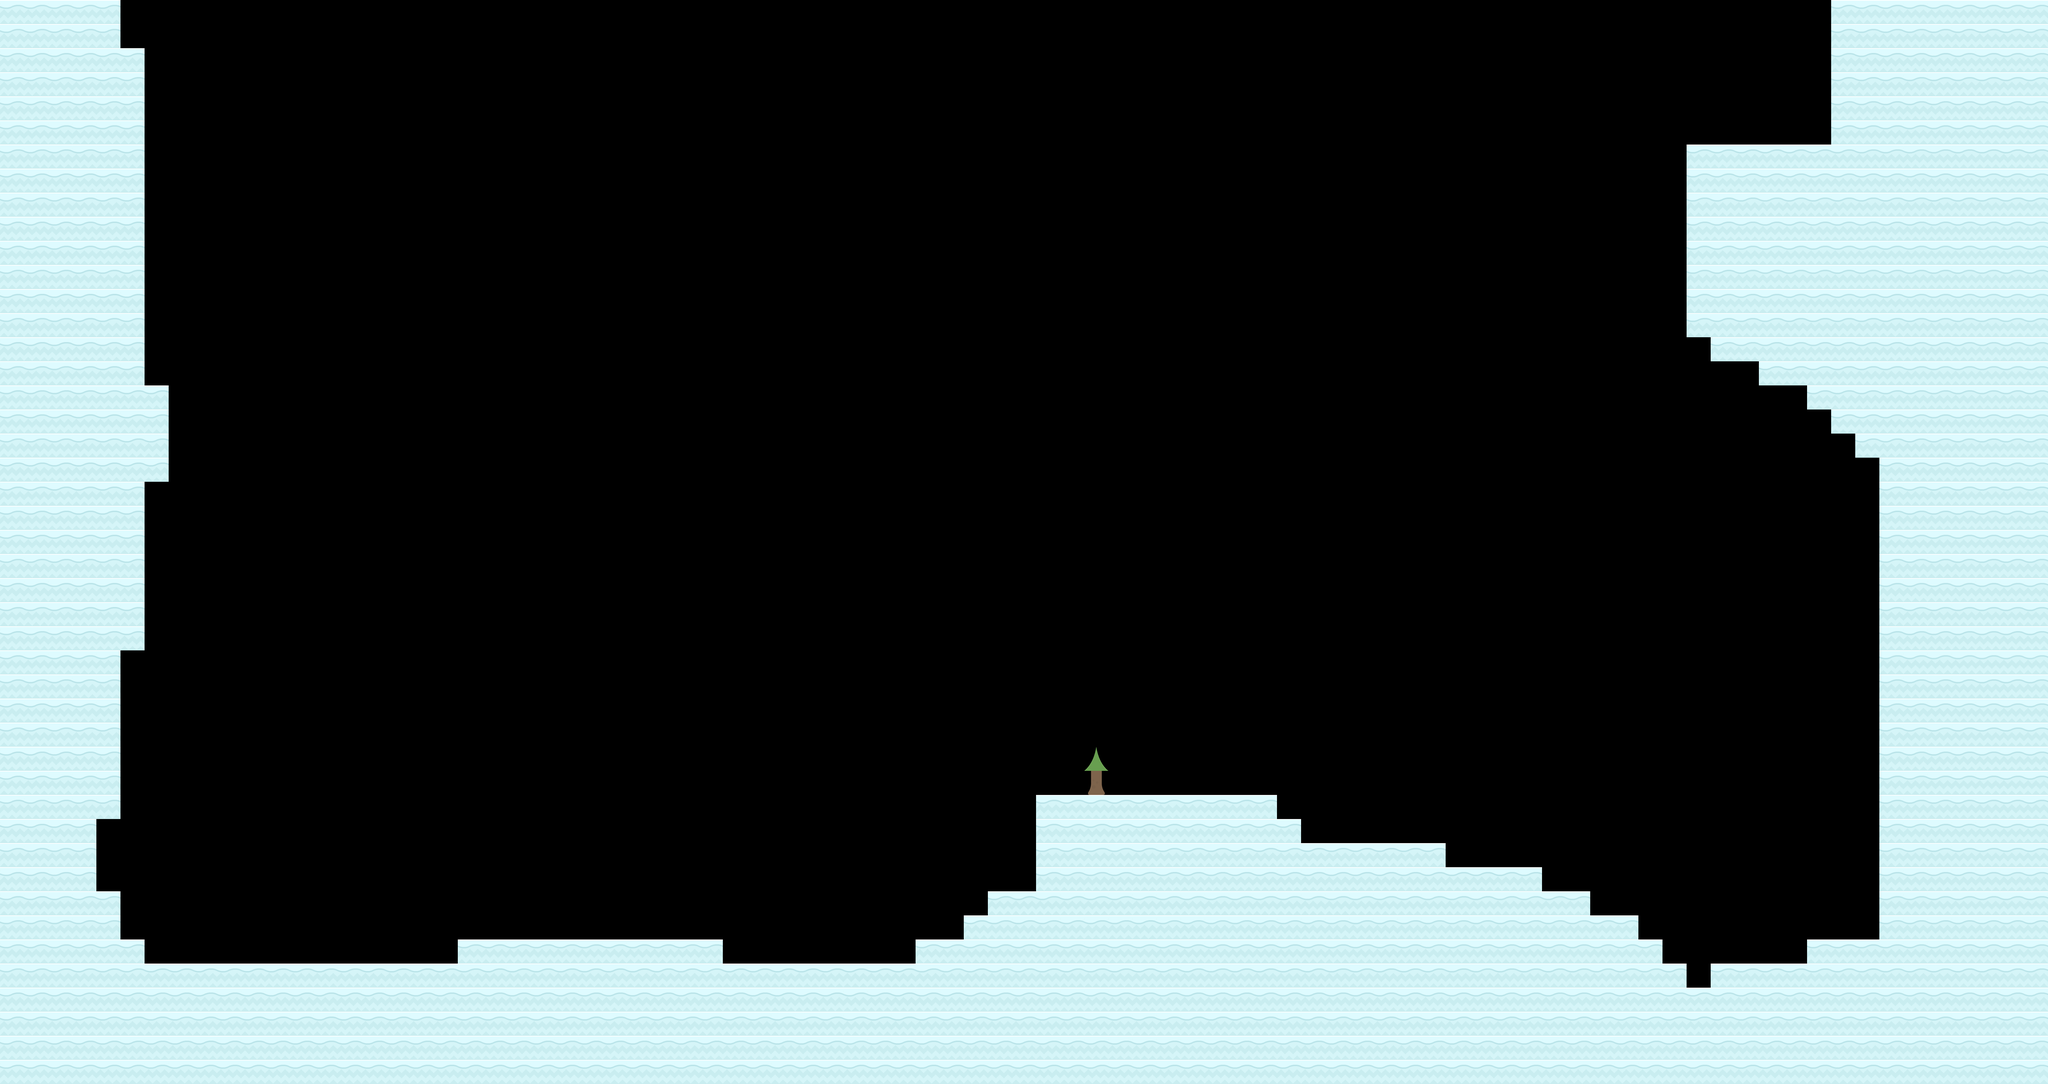

Tiled map render using the project's own tile images. Description and the map definition, with tile-layer contents summarised, below:
An orthogonal 85x45 tile map with 70x70 px tiles, 1 tile layer (Tile Layer 1), 2 tilesets.

<map version="1.0" tiledversion="1.0.3" orientation="orthogonal" renderorder="right-down" width="85" height="45" tilewidth="70" tileheight="70" nextobjectid="1">
 <tileset firstgid="1" name="spritesheet.png" tilewidth="70" tileheight="70" tilecount="112" columns="16">
  <image source="spritesheet.png" width="1120" height="490" />
 </tileset>
 <tileset firstgid="113" source="iceland.tsx" />
 <layer name="Tile Layer 1" width="85" height="45">
  <data>[3825 cells, 1184 non-empty, 3 distinct tile ids]</data>
 </layer>
</map>
